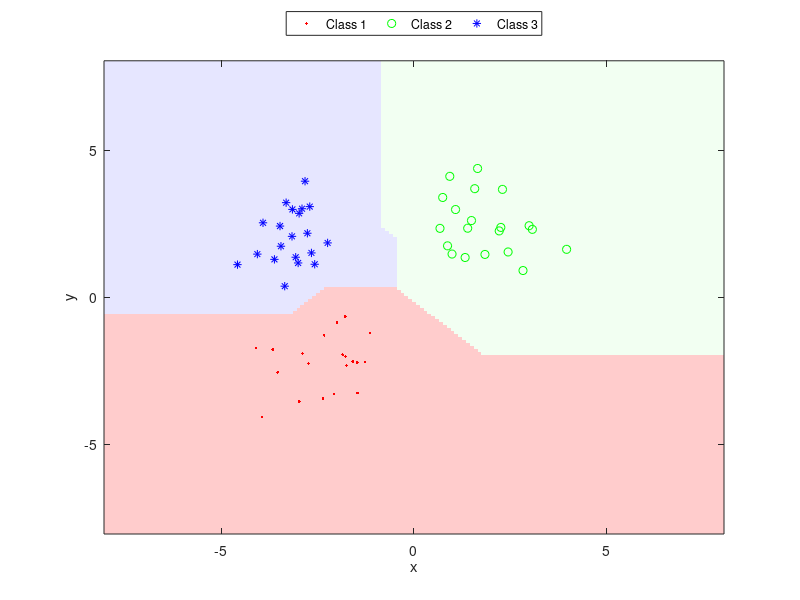

Write MATLAB code to recreate this figure.
clc;
clear all;
close all;

% number of training samples to generate.
nsamples = 20;
 
% create some training data for three classes.
training = cell(3,1);
training{1} = randn(nsamples,2) + repmat([-2 -2], [nsamples 1]);
training{2} = randn(nsamples,2) + repmat([2 3], [nsamples 1]);
training{3} = randn(nsamples,2) + repmat([-3 2], [nsamples 1]);
 
% sample mean
sample_means = cell(length(training),1);
 
% compute sample mean to use as the class prototype.
for i=1:length(training),
    sample_means{i} = mean(training{i});
end

% set up the domain over which you want to visualize the decision
% boundary
xrange = [-8 8];
yrange = [-8 8];
% step size for how finely you want to visualize the decision boundary.
inc = 0.1;
 
% generate grid coordinates. this will be the basis of the decision
% boundary visualization.
[x, y] = meshgrid(xrange(1):inc:xrange(2), yrange(1):inc:yrange(2));
 
% size of the (x, y) image, which will also be the size of the 
% decision boundary image that is used as the plot background.
image_size = size(x);
 
xy = [x(:) y(:)]; % make (x,y) pairs as a bunch of row vectors.

xy = [reshape(x, image_size(1)*image_size(2),1) reshape(y, image_size(1)*image_size(2),1)]

numxypairs = length(xy); % number of (x,y) pairs
 
% distance measure evaluations for each (x,y) pair.
dist = [];
 
% loop through each class and calculate distance measure for each (x,y)
% from the class prototype.
for i=1:length(training),
 
    % calculate the city block distance between every (x,y) pair and
    % the sample mean of the class.
    % the sum is over the columns to produce a distance for each (x,y)
    % pair.
    disttemp = sum(abs(xy - repmat(sample_means{i}, [numxypairs 1])), 2);
 
    % concatenate the calculated distances.
    dist = [dist disttemp];
 
end
 
% for each (x,y) pair, find the class that has the smallest distance.
% this will be the min along the 2nd dimension.
[m,idx] = min(dist, [], 2);

% reshape the idx (which contains the class label) into an image.
decisionmap = reshape(idx, image_size);

figure;
 
%show the image
imagesc(xrange,yrange,decisionmap);
hold on;
set(gca,'ydir','normal');
 
% colormap for the classes:
% class 1 = light red, 2 = light green, 3 = light blue
cmap = [1 0.8 0.8; 0.95 1 0.95; 0.9 0.9 1]
colormap(cmap);
 
% plot the class training data.
plot(training{1}(:,1),training{1}(:,2), 'r.');
plot(training{2}(:,1),training{2}(:,2), 'go');
plot(training{3}(:,1),training{3}(:,2), 'b*');
 
% include legend
legend('Class 1', 'Class 2', 'Class 3','Location','NorthOutside', ...
    'Orientation', 'horizontal');
 
% label the axes.
xlabel('x');
ylabel('y');